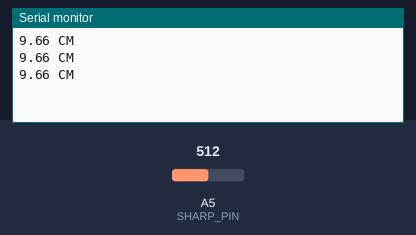
Bench run of a sketch on a simulated Arduino Uno, built with avr-gcc and run on an emulated ATmega328P. Shown: the last lines printed to the serial monitor. The inputs (shaded band) are chosen by the test bench; at power-on: A5 (SHARP_PIN) = 512.

Above: at 1.3 s.
1.4 s: A5 (SHARP_PIN) set to 0
At 1.9 s:
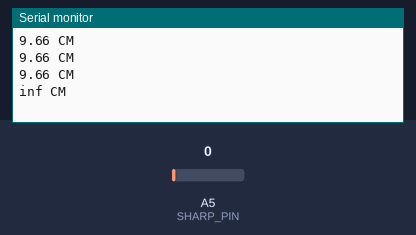
3.5 s: A5 (SHARP_PIN) set to 122
At 3.9 s:
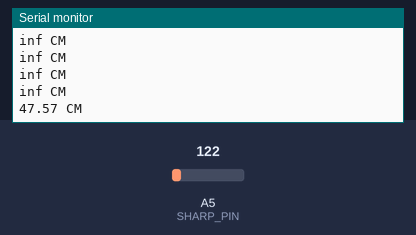

The sketch:

sharp-range.ino
```cpp
// (licence header left out)
// Arduino analog input pin to which the Sharp sensor is connected
const byte SHARP_PIN = A5;

// Variables to store the proximity measurement
int sharp_val = 0; // integer read from analog pin
float sharp_range; // range measurement [cm]

void setup()
{
    // Open the serial port at 115200 bps
    Serial.begin(115200);
}

void loop()
{
    // Read the sensor output (0-1023, which is 10 bits and fits inside an Arduino int-type)
    sharp_val = analogRead(SHARP_PIN);
    sharp_range = 5050 * pow(sharp_val,-.9575) - 3.2;

    // Print all values
    Serial.print(sharp_range);
    Serial.print(" CM\n");

    // Delay for a bit before reading the sensor again
    delay(500);
}
```

Measured:
- after the input at 1.4 s, the serial monitor: prints a new line after 0.10 s (image 1)
- after the input at 3.5 s, the serial monitor: prints a new line at once (image 2)
